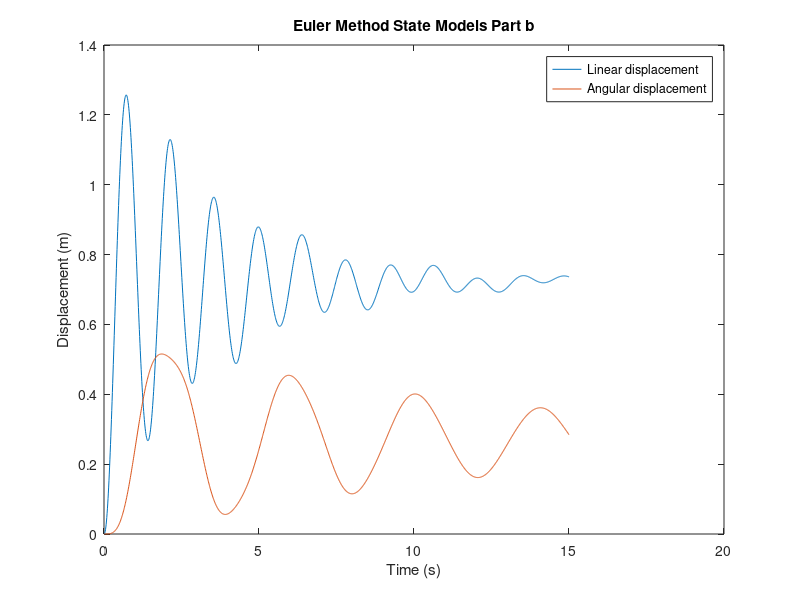

This figure's MATLAB source:
%%mathematical model
%% input
dt = 0.01;
t = 0:dt:15;
t_mat = vec2mat(t,1);
b=20;
k=500;
k_theta = 1000;
b_theta = 80;
p=7874; %%densityj = 0.5*(p*h*pi*(r^2))*(r^2);
L=0.15; %%mass element side length
r=0.75; %%inertia radius
h=0.1; %%inertia thickness
m = p*L*L*L;
j = 0.5*(p*h*pi*(r^2))*(r^2); %%use mass of inertia
%% system matrices
%%input
a = [0 1 0 -r; -k/m -b/m 0 0; 0 0 0 1; k*r/j b*r/j -k_theta/j -b_theta/j];
b1 = [0; 1/m; 0; 0];
b2 = [0; 1; 0; 0];
%%output
c = [1 0 0 0; 0 0 1 0];
d1 = [0;0];
d2 = [0;0];
%% state vectors
n=15/dt;
x = zeros(4,n);
x_diff = [0;0;0;0];
y = zeros(2,n);
ft(1,1:(n+1))=0;
ft(1,1:(n+1))=100;
g(1,1:(n+1)) = 9.81;
i=1;
for t = 0:dt:15
    x_diff = a*x(:,i) + b1.*ft(:,i) + b2.*g(:,i);
    x(:,i+1) = x(:,i) + x_diff.*dt;
    y(:,i) = c*x(:,i) + d1.*ft(:,i) + d2.*g(:,i);
    i=i+1;
end
%% plot
figure;
plot(t_mat,y(1,:),t_mat,y(2,:));
title('Euler Method State Models Part b');
xlabel('Time (s)');
ylabel('Displacement (m)');
legend('Linear displacement','Angular displacement');
